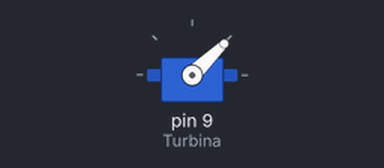
Simulated run of this sketch. Board: Arduino Uno, built with avr-gcc and run on an emulated ATmega328P. Parts: servo.

Above: at 0.1 s.
At 5.1 s:
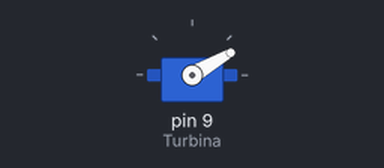
Timing chart, 0 to 6.6 s (numbered marks = the images above):
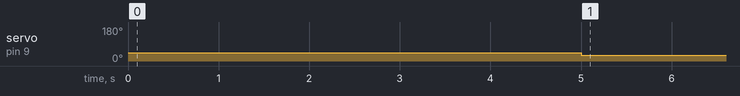

Measured:
- by itself, servo on pin 9 (Turbina): 44° → 30° at 5.0 s

The sketch:

Prueba1_Turbina.ino
```cpp
#include <Servo.h>
//#include <ESC.h>

// valor minimo turbina 50 con servo
// valor maximo turbina 150 con servo
// valor minimo turbina 0 con ESC y servo
// valor maximo turbina 1000 con ESC y servo

//ESC Turbina;
Servo Turbina;

void setup() {
  Turbina.attach(9);
  //Turbina.setSpeed(1000);
  Turbina.writeMicroseconds(1000);
  delay(5000);

}

void loop() {
  Turbina.write(30); //150-50
  //Turbina.setSpeed(200);
  delay(3000);
  /*
 Turbina.write(100);
  //Turbina.setSpeed(500);
  delay(3000);*/
}
```
